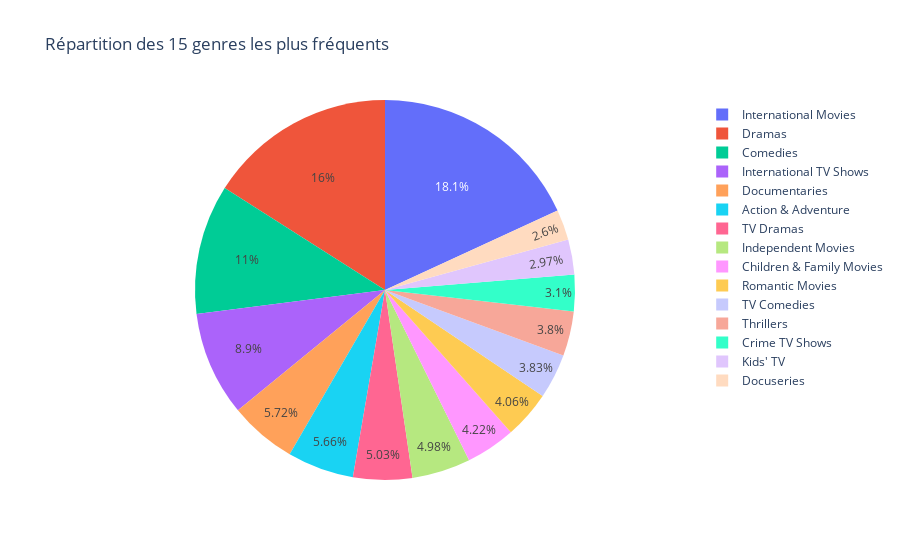

The code cell stored with this chart in its notebook:
### Code cell
# SECTION 4.2 — Analyse des genres

#15 genres les plus frequents
genres = df['listed_in'].str.split(", ", expand=True).stack()
genre_counts = genres.value_counts()

print(genre_counts.head(15))

#Bar chart des 15 genres les plus frequents
plt.figure(figsize=(10,6))
genre_counts.head(15).plot(kind="bar")
plt.title("Top 15 des genres les plus fréquents")
plt.ylabel("Occurrences")
plt.show()

top15 = genre_counts.head(15).reset_index()
top15.columns = ["Genre", "Occurrences"]

fig = px.pie(
    top15,
    values="Occurrences",
    names="Genre",
    title="Répartition des 15 genres les plus fréquents"
)

fig.show()

### Figure 1 — Plotly figure (JSON) as saved in the notebook; plotly's stock layout.template omitted (floating-point values rounded to 4 significant figures)
{"data": [{"domain": {"x": [0, 1], "y": [0, 1]}, "hovertemplate": "Genre=%{label}<br>Occurrences=%{value}<extra></extra>", "labels": ["International Movies", "Dramas", "Comedies", "International TV Shows", "Documentaries", "Action & Adventure", "TV Dramas", "Independent Movies", "Children & Family Movies", "Romantic Movies", "TV Comedies", "Thrillers", "Crime TV Shows", "Kids' TV", "Docuseries"], "legendgroup": "", "name": "", "showlegend": true, "type": "pie", "values": [2752, 2427, 1674, 1351, 869, 859, 763, 756, 641, 616, 581, 577, 470, 451, 395]}], "layout": {"legend": {"tracegroupgap": 0}, "title": {"text": "Répartition des 15 genres les plus fréquents"}}}
